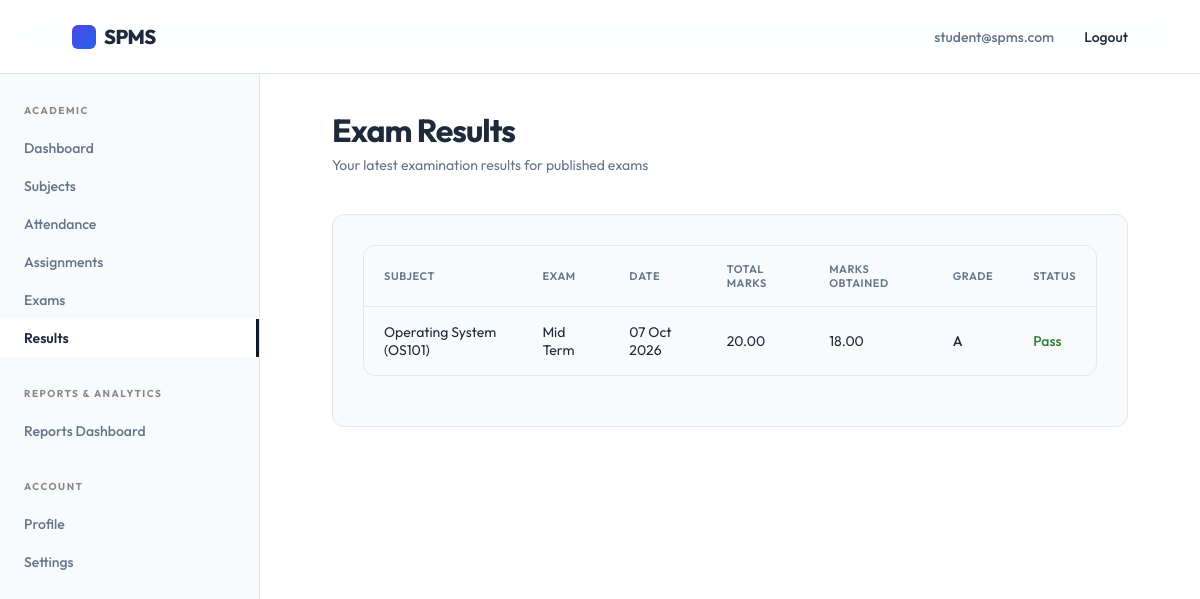
The page /student/results/ (signed in) on the database its author committed.
### accounts/models.py (models this page shows, shortened)
class User(AbstractUser):
    class RoleChoices(models.TextChoices):
        STUDENT = 'student', 'Student'
        FACULTY = 'faculty', 'Faculty'
        ADMIN = 'admin', 'Admin'
    username = None
    email = models.EmailField(unique=True)
    role = models.CharField(max_length=20, choices=RoleChoices.choices, default=RoleChoices.STUDENT)
    contact_number = models.CharField(max_length=15, blank=True, null=True)
    deactivated_at = models.DateTimeField(blank=True, null=True)
    updated_at = models.DateTimeField(auto_now=True)
    USERNAME_FIELD = 'email'
    REQUIRED_FIELDS = []
    objects = CustomUserManager()

### examinations/models.py (models this page shows, shortened)
class ExamResult(models.Model):
    class AttemptType(models.TextChoices):
        REGULAR = 'regular', 'Regular'
        RETEST = 'retest', 'Retest'
        IMPROVEMENT = 'improvement', 'Improvement'
    class AttendanceStatus(models.TextChoices):
        PRESENT = 'present', 'Present'
        ABSENT = 'absent', 'Absent'
        MEDICAL_LEAVE = 'medical_leave', 'Medical Leave'
    exam = models.ForeignKey(Exam, on_delete=models.CASCADE, related_name='results')
    student = models.ForeignKey('students.Student', on_delete=models.CASCADE, related_name='exam_results')
    attempt_type = models.CharField(max_length=20, choices=AttemptType.choices, default=AttemptType.REGULAR)
    attempt_number = models.PositiveIntegerField(default=1)
    attendance_status = models.CharField(max_length=20, choices=AttendanceStatus.choices)
    marks_obtained = models.DecimalField(max_digits=5, decimal_places=2, blank=True, null=True)
    grade = models.CharField(max_length=5, blank=True, null=True)
    result_status = models.CharField(max_length=20, blank=True, null=True) # e.g. Pass/Fail
    is_latest = models.BooleanField(default=True)
    class Meta:
        constraints = [
            models.UniqueConstraint(
                fields=['exam', 'student', 'attempt_number'],
                name='unique_exam_attempt'
            )
        ]

class Exam(models.Model):
    class ExamTerm(models.TextChoices):
        INTERNAL = 'internal', 'Mini Test'
        MID_SEM = 'mid_sem', 'Mid Term'
        END_SEM = 'end_sem', 'End Term'
    class ExamCategory(models.TextChoices):
        WRITTEN = 'written', 'Written'
        PRACTICAL = 'practical', 'Practical'
        PRESENTATION = 'presentation', 'Presentation'
        VIVA = 'viva', 'Viva'
    class StatusChoices(models.TextChoices):
        SCHEDULED = 'scheduled', 'Scheduled'
        COMPLETED = 'completed', 'Completed'
        RESULTS_PENDING = 'results_pending', 'Results Pending'
        PUBLISHED = 'published', 'Published'
        CANCELLED = 'cancelled', 'Cancelled'
    offering = models.ForeignKey('academics.SubjectOffering', on_delete=models.CASCADE, related_name='exams')
    exam_term = models.CharField(max_length=20, choices=ExamTerm.choices)
    exam_category = models.CharField(max_length=20, choices=ExamCategory.choices)
    exam_date = models.DateField()
    total_marks = models.DecimalField(max_digits=5, decimal_places=2)
    description = models.TextField(blank=True, null=True)
    status = models.CharField(max_length=20, choices=StatusChoices.choices, default=StatusChoices.SCHEDULED)
    updated_at = models.DateTimeField(auto_now=True)
    class Meta:
        constraints = [
            models.UniqueConstraint(
                fields=['offering', 'exam_term', 'exam_category', 'exam_date'],
                name='unique_exam_schedule'
            )
        ]

### academics/models.py (models this page shows, shortened)
class SubjectOffering(models.Model):
    class SubjectType(models.TextChoices):
        CORE = 'core', 'Core'
        ELECTIVE = 'elective', 'Elective'
        LAB = 'lab', 'Lab'
        PROJECT = 'project', 'Project'
    subject = models.ForeignKey(Subject, on_delete=models.CASCADE, related_name='offerings')
    semester = models.ForeignKey(Semester, on_delete=models.CASCADE, related_name='subject_offerings')
    faculty = models.ForeignKey('faculty.Faculty', on_delete=models.SET_NULL, null=True, blank=True, related_name='subject_offerings')
    subject_type = models.CharField(max_length=20, choices=SubjectType.choices, default=SubjectType.CORE)
    credits = models.PositiveIntegerField()
    class Meta:
        constraints = [
            models.UniqueConstraint(fields=['subject', 'semester'], name='unique_subject_offering')
        ]

class Subject(models.Model):
    name = models.CharField(max_length=150)
    code = models.CharField(max_length=20, unique=True)
    description = models.TextField(blank=True, null=True)

### students/views.py (the view)
# urls.py: path('results/', views.ResultListView.as_view(), name='results'),
@method_decorator(student_required, name='dispatch')
class ResultListView(ListView):
    template_name = 'student/results.html'
    context_object_name = 'results'
    def get_queryset(self):
        return ExamResult.objects.filter(
            student=self.request.user.student_profile,
            exam__status='published',
            is_latest=True
        ).select_related('exam', 'exam__offering', 'exam__offering__subject', 'exam__offering__semester').order_by('-exam__exam_date')

### templates/student/results.html
{% extends 'student/base.html' %}
{% block page_title %}Exam Results{% endblock %}
{% block page_subtitle %}Your latest examination results for published exams{% endblock %}
{% block dashboard_content %}
<div class="dashboard-section">
    <div class="table-responsive">
        <table class="table">
            <thead>
                <tr>
                    <th>Subject</th>
                    <th>Exam</th>
                    <th>Date</th>
                    <th>Total Marks</th>
                    <th>Marks Obtained</th>
                    <th>Grade</th>
                    <th>Status</th>
                </tr>
            </thead>
            <tbody>
                {% for result in results %}
                <tr>
                    <td>{{ result.exam.offering.subject.name }} ({{ result.exam.offering.subject.code }})</td>
                    <td>{{ result.exam.get_exam_term_display }}</td>
                    <td>{{ result.exam.exam_date|date:"d M Y" }}</td>
                    <td>{{ result.exam.total_marks }}</td>
                    <td>
                        {% if result.attendance_status == 'present' %}
                            {{ result.marks_obtained|default:"N/A" }}
                        {% else %}
                            <span style="color: var(--muted);">{{ result.get_attendance_status_display }}</span>
                        {% endif %}
                    </td>
                    <td style="font-weight: 500;">{{ result.grade|default:"--" }}</td>
                    <td>
                        <span style="font-weight: 500; {% if result.result_status == 'Pass' %}color: #2e7d32;{% elif result.result_status == 'Fail' %}color: #d32f2f;{% else %}color: var(--muted);{% endif %}">
                            {{ result.result_status|default:"Pending" }}
                        </span>
                    </td>
                </tr>
                {% empty %}
                <tr>
                    <td colspan="7" class="text-center" style="color: var(--muted); padding: 20px;">No published results found.</td>
                </tr>
                {% endfor %}
            </tbody>
        </table>
    </div>
</div>
{% endblock %}

### templates/components/navbar.html (shortened to what this page needs)
<header class="navbar">
    <a href="{% if request.user.is_authenticated %}{% if request.user.role == 'admin' or request.user.is_superuser %}{% url 'spms_admin:dashboard' %}{% elif request.user.role == 'faculty' %}{% url 'faculty:dashboard' %}{% else %}{% url 'students:dashboard' %}{% endif %}{% else %}{% url 'landing_page' %}{% endif %}" class="brand" aria-label="SPMS home">
        <span class="brand-mark"></span>
        SPMS
    </a>
    <nav class="nav-links" aria-label="User navigation">
        {% if request.user.is_authenticated %}
            <span style="color: var(--muted);">{{ request.user.email }}</span>
            <form action="{% url 'accounts:logout' %}" method="post" style="display:inline;">
                <button type="submit" style="background:none;border:none;cursor:pointer;font-family:inherit;font-size:inherit;font-weight:inherit;color:inherit;" class="nav-links a">Logout</button>
            </form>
        {% else %}
            {% if request.resolver_match.url_name != 'login' %}
                <a href="{% url 'accounts:login' %}">Login</a>
            {% endif %}
        {% endif %}
    </nav>
</header>

### static/style.css (style rules this page uses)
:root { --bg: #f9fafb; --text: #1e293b; --muted: #64748b; --line: #e2e8f0; --soft: #ffffff; --primary: #4f46e5; --primary-hover: #4338ca; --accent: #2563eb; --black: #0f172a; --radius: 12px; --glass-bg: rgba(255, 255, 255, 0.85); --glass-border: rgba(255, 255, 255, 0.6); --glass-shadow: 0 10px 40px 0 rgba(31, 38, 135, 0.05); }
* { box-sizing: border-box; margin: 0; padding: 0; scrollbar-width: thin; scrollbar-color: rgba(0, 0, 0, 0.2) var(--bg); }
html { scroll-behavior: smooth; }
body { min-height: 100vh; background: var(--bg); color: var(--text); font-family: 'Outfit', Arial, sans-serif; -webkit-font-smoothing: antialiased; }
a { color: inherit; text-decoration: none; }
.navbar { height: 74px; width: 100%; display: flex; align-items: center; justify-content: space-between; padding: 0 6vw; background: rgba(255, 255, 255, 0.85); backdrop-filter: blur(16px); -webkit-backdrop-filter: blur(16px); border-bottom: 1px solid var(--line); position: sticky; top: 0; z-index: 100; }
.brand { font-size: 20px; font-weight: 800; letter-spacing: -0.5px; display: flex; align-items: center; gap: 8px; }
.brand-mark { width: 24px; height: 24px; background: linear-gradient(135deg, var(--primary), var(--accent)); border-radius: 6px; display: inline-block; }
.nav-links { display: flex; gap: 30px; font-size: 14px; font-weight: 500; }

### static/dashboard.css (style rules this page uses)
.dashboard-section { background: var(--bg); border: 1px solid var(--line); border-radius: var(--radius); padding: 30px; margin-bottom: 30px; }
.table-responsive { width: 100%; overflow-x: auto; margin-bottom: 20px; border-radius: var(--radius); border: 1px solid var(--line); background: var(--bg); }
.table { width: 100%; border-collapse: collapse; font-size: 14px; text-align: left; }
.table th { background: #f8fafc; color: var(--muted); font-weight: 600; text-transform: uppercase; font-size: 11px; letter-spacing: .05em; padding: 16px 20px; border-bottom: 1px solid var(--line); }
.table td { padding: 16px 20px; border-bottom: 1px solid var(--line); color: var(--text); vertical-align: middle; }
.table tbody tr:last-child td { border-bottom: none; }
.table tbody tr { transition: background-color 0.2s ease; }

### rows shown on the page
User: user.email "student@spms.com"
ExamResult: exam.offering.subject.name "Operating System", exam.offering.subject.code "OS101", exam.exam_term "Mid Term", exam.exam_date "07 Oct 2026", exam.total_marks "20.00", marks_obtained "18.00", grade "A", result_status "Pass"
